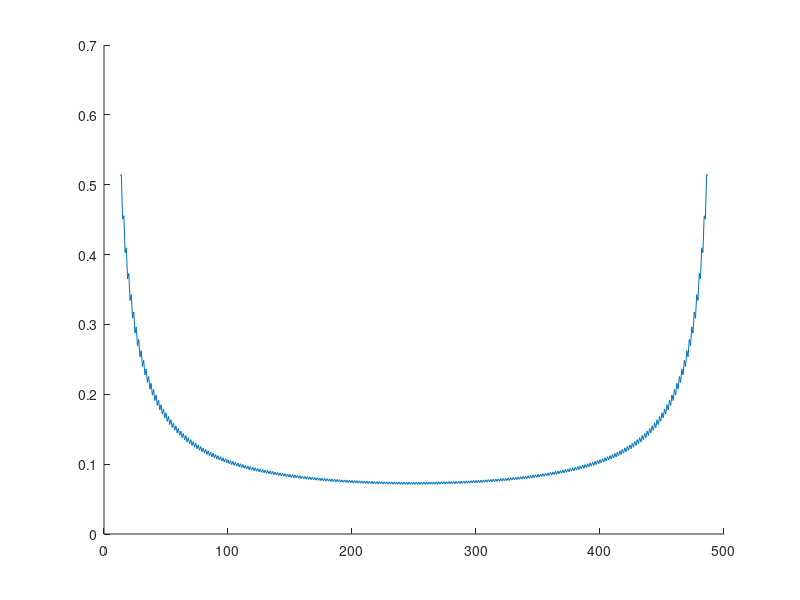

Reproduce this figure in MATLAB.
function [] = OneLevelEstimation( )

function [res] = G(s, L, l, m)
        res = 0;
        if (l < 0 || L < l)
            return
        end
        for i = max(0, m + l - L) : min(s, m)
            res = res + cTable(m + 1, i + 1) * cTable(L - m + 1, l - i + 1);
        end
 end

L = 500;
l = L/2;
k = L - l;
eps = 0.05;

cTable = zeros(L + 1, L + 1);
for i = 1:L+1
    cTable(i, 1) = 1;
     for j = 2:i 
         cTable(i, j) = cTable(i - 1, j - 1) + cTable(i - 1, j);
     end
end

gRes = zeros(1, L);
gInt = zeros(1, L);
svals = floor(l/L * ([1:L] - k * eps) );
ind = find(svals >= 0);
for m = ind
    gRes(m) = G(svals(m), L, l, m);
    gInt(m) = G(svals(m), L - 2, l, m - 1) + 2 * G(svals(m) - 1, L - 2, l - 1, m - 1) + G(svals(m) - 1, L - 2, l - 2, m - 1);
end

gRes = gRes / nchoosek(L, l);
gInt = gInt / nchoosek(L, l);

hold on
% plot([1:L], gRes, 'g');
% plot([1:L], gInt, 'r');
% plot([1:L], gRes - gInt, 'b');
plot([1:L], 1 - gInt./ gRes);

end

